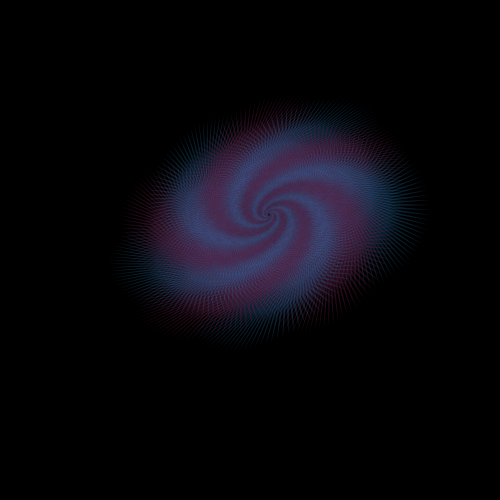
Frame 1 (no input)
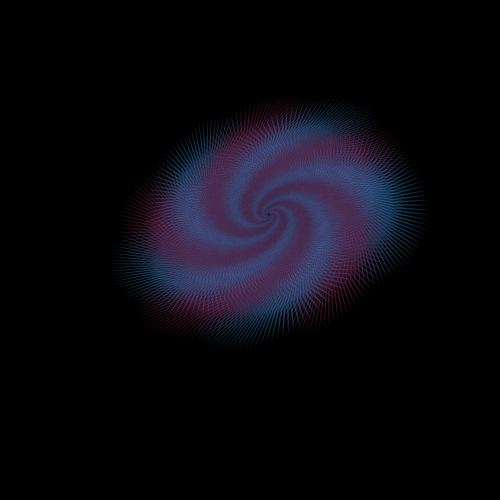
Frame 2 (the mouse pressed at the canvas centre, redrawn once)

The Processing sketch that drew these frames (run headless with seeded random() and noise(); the mouse was pressed at the canvas centre and the sketch redrawn once):

// Processing sketch: processing_84744
// ── processing_84744.pde

void setup(){
 smooth();
  background(/*225,245,243*/0);
  size(500, 500);
}
void draw(){

mouseX=100;
mouseY=100;
float x=20;//mouseX;
float y=40;//mouseY;
float n=100;//3+random(8); // nombre de cotes du polygone
float R=40;//+random(50); // rayon du polygone 
float r=4*R/2; // rayon de l'etoile polygonale
color bleu=color(35,137,203);
color rose=color(95,24,56);
stroke(0,45);
strokeWeight(4/5);
fill(237,162,0,56);
float pisn=PI/n;
translate(width/2+r,height/2-r);
//for(int j=0;j</*n*5*/1;j++){forme simple
for(int j=0;j<=n*5;j++){
  {if (j%2==0){
  fill(bleu,56);}//Si c'est pair c'est rose et sinon c'est bleu
  else{
 fill(rose,99);}
// dessin des n sommets du polygone
beginShape();
for(int k=0;k<n;k++) {
if (n%2==0){ // cas du polygone a un nombre pair de sommets
  vertex(x+R*cos(k*2*pisn-pisn),y-R*sin(k*2*pisn-pisn));
  vertex(x+r*cos(k*2*pisn-2*pisn),y-r*sin(k*2*pisn-2*pisn));
}else{ // cas du polygone a un nombre impair de sommets
  vertex(x+R*cos(k*2*pisn-2*pisn),y-R*sin(k*2*pisn-2*pisn));
  vertex(x+r*cos(k*2*pisn-pisn),y-r*sin(k*2*pisn-pisn));
}
}
endShape(CLOSE);
// dessin des n sommets du polygone
translate(x-10,y-10);
rotate(PI/5); 
//rotate(23*PI/53);
scale(0.8,1.2);
noLoop();
}
}
}
